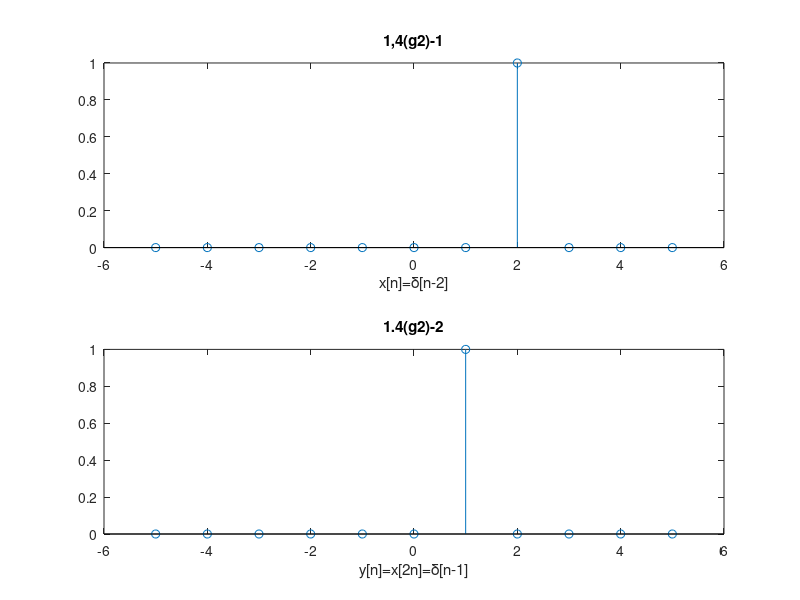

Source code (MATLAB):
%因果性分析,x[n]超前了
% Causal
n=-5:1:5;
x1=[zeros(1,7) 1 zeros(1,3)];
y1=[zeros(1,6) 1 zeros(1,4)];

subplot(2,1,1);
stem(n,x1);
title('1,4(g2)-1');
xlabel('x[n]=δ[n-2]')

subplot(2,1,2);
stem(n,y1);
title('1.4(g2)-2');
xlabel('y[n]=x[2n]=δ[n-1]')

saveas(gcf, "LAB1/P1_4_g2_out.png")
